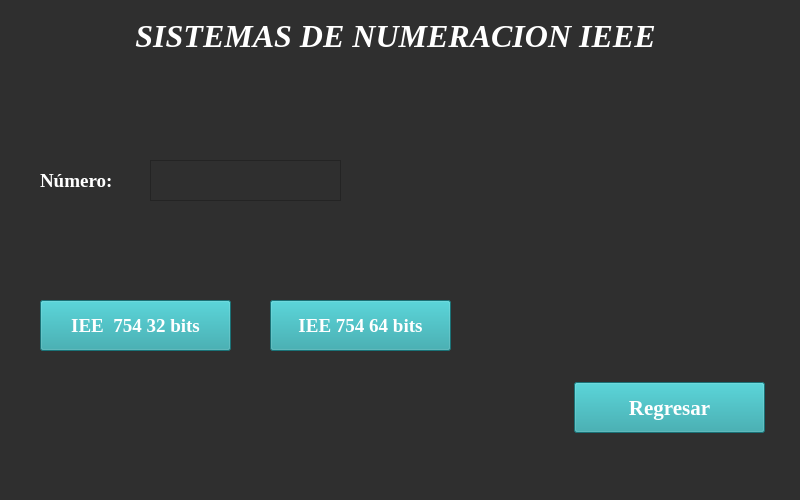
<?xml version="1.0" encoding="UTF-8"?>
<ui version="4.0">
 <class>MainWindow</class>
 <widget class="QMainWindow" name="MainWindow">
  <property name="geometry">
   <rect>
    <x>0</x>
    <y>0</y>
    <width>800</width>
    <height>500</height>
   </rect>
  </property>
  <property name="windowTitle">
   <string>Sistema IEEE</string>
  </property>
  <property name="styleSheet">
   <string notr="true">background-color: rgb(47, 47, 47);</string>
  </property>
  <widget class="QWidget" name="centralwidget">
   <widget class="QPushButton" name="botonRegresar">
    <property name="geometry">
     <rect>
      <x>574</x>
      <y>382</y>
      <width>191</width>
      <height>51</height>
     </rect>
    </property>
    <property name="font">
     <font>
      <family>Times New Roman</family>
      <pointsize>16</pointsize>
      <weight>75</weight>
      <bold>true</bold>
     </font>
    </property>
    <property name="styleSheet">
     <string notr="true">color: rgb(255,255,255);
background-color: rgb(37,160,166);</string>
    </property>
    <property name="text">
     <string>Regresar</string>
    </property>
   </widget>
   <widget class="QLabel" name="labelNumero">
    <property name="geometry">
     <rect>
      <x>40</x>
      <y>165</y>
      <width>91</width>
      <height>31</height>
     </rect>
    </property>
    <property name="font">
     <font>
      <family>Times New Roman</family>
      <pointsize>14</pointsize>
      <weight>75</weight>
      <bold>true</bold>
     </font>
    </property>
    <property name="styleSheet">
     <string notr="true">color: rgb(255,255,255);</string>
    </property>
    <property name="text">
     <string>Número:</string>
    </property>
   </widget>
   <widget class="QTextEdit" name="textNumero">
    <property name="geometry">
     <rect>
      <x>150</x>
      <y>160</y>
      <width>191</width>
      <height>41</height>
     </rect>
    </property>
    <property name="font">
     <font>
      <family>Times New Roman</family>
      <pointsize>14</pointsize>
     </font>
    </property>
    <property name="styleSheet">
     <string notr="true">color: rgb(255,255,255);</string>
    </property>
   </widget>
   <widget class="QPushButton" name="boton32bits">
    <property name="geometry">
     <rect>
      <x>40</x>
      <y>300</y>
      <width>191</width>
      <height>51</height>
     </rect>
    </property>
    <property name="font">
     <font>
      <family>Times New Roman</family>
      <pointsize>14</pointsize>
      <weight>75</weight>
      <bold>true</bold>
     </font>
    </property>
    <property name="styleSheet">
     <string notr="true">color: rgb(255,255,255);
background-color: rgb(37,160,166);</string>
    </property>
    <property name="text">
     <string>IEE  754 32 bits</string>
    </property>
   </widget>
   <widget class="QPushButton" name="boton64bits">
    <property name="geometry">
     <rect>
      <x>270</x>
      <y>300</y>
      <width>181</width>
      <height>51</height>
     </rect>
    </property>
    <property name="font">
     <font>
      <family>Times New Roman</family>
      <pointsize>14</pointsize>
      <weight>75</weight>
      <bold>true</bold>
     </font>
    </property>
    <property name="styleSheet">
     <string notr="true">color: rgb(255,255,255);
background-color: rgb(37,160,166);</string>
    </property>
    <property name="text">
     <string>IEE 754 64 bits</string>
    </property>
   </widget>
   <widget class="QLabel" name="labelNumTransformado">
    <property name="geometry">
     <rect>
      <x>40</x>
      <y>230</y>
      <width>741</width>
      <height>41</height>
     </rect>
    </property>
    <property name="font">
     <font>
      <family>Times New Roman</family>
      <pointsize>16</pointsize>
     </font>
    </property>
    <property name="styleSheet">
     <string notr="true">color: rgb(255,255,255);</string>
    </property>
    <property name="text">
     <string/>
    </property>
   </widget>
   <widget class="QLabel" name="labelTema">
    <property name="geometry">
     <rect>
      <x>0</x>
      <y>10</y>
      <width>791</width>
      <height>51</height>
     </rect>
    </property>
    <property name="font">
     <font>
      <family>Times New Roman</family>
      <pointsize>24</pointsize>
      <weight>75</weight>
      <italic>true</italic>
      <bold>true</bold>
     </font>
    </property>
    <property name="styleSheet">
     <string notr="true">color: rgb(255,255,255);</string>
    </property>
    <property name="text">
     <string>SISTEMAS DE NUMERACION IEEE</string>
    </property>
    <property name="alignment">
     <set>Qt::AlignCenter</set>
    </property>
   </widget>
  </widget>
  <widget class="QMenuBar" name="menubar">
   <property name="geometry">
    <rect>
     <x>0</x>
     <y>0</y>
     <width>800</width>
     <height>21</height>
    </rect>
   </property>
  </widget>
  <widget class="QStatusBar" name="statusbar"/>
 </widget>
 <resources/>
 <connections/>
</ui>
